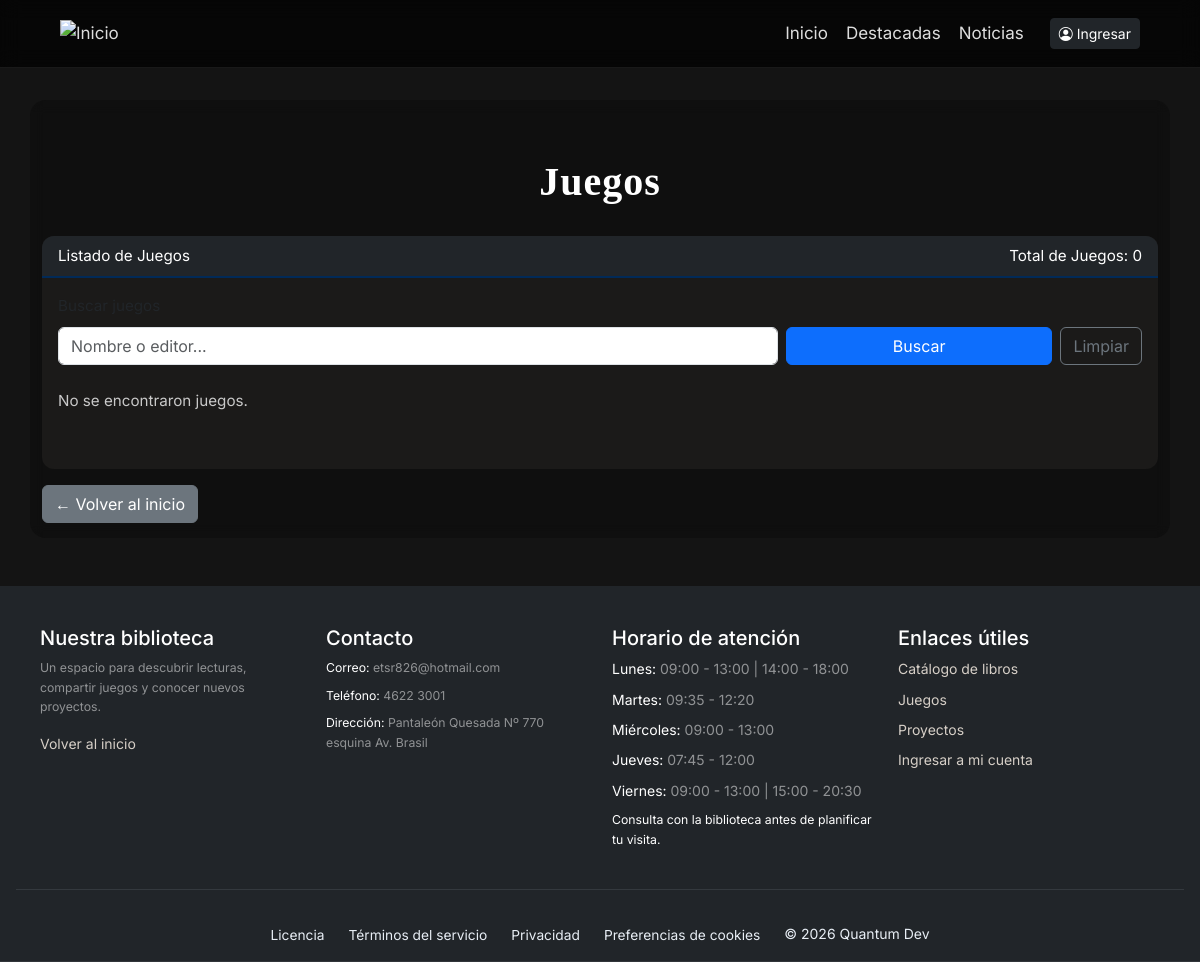
/index.php?accion=listarJuegosP&pagina=5, run on an earlier commit of the app's database.
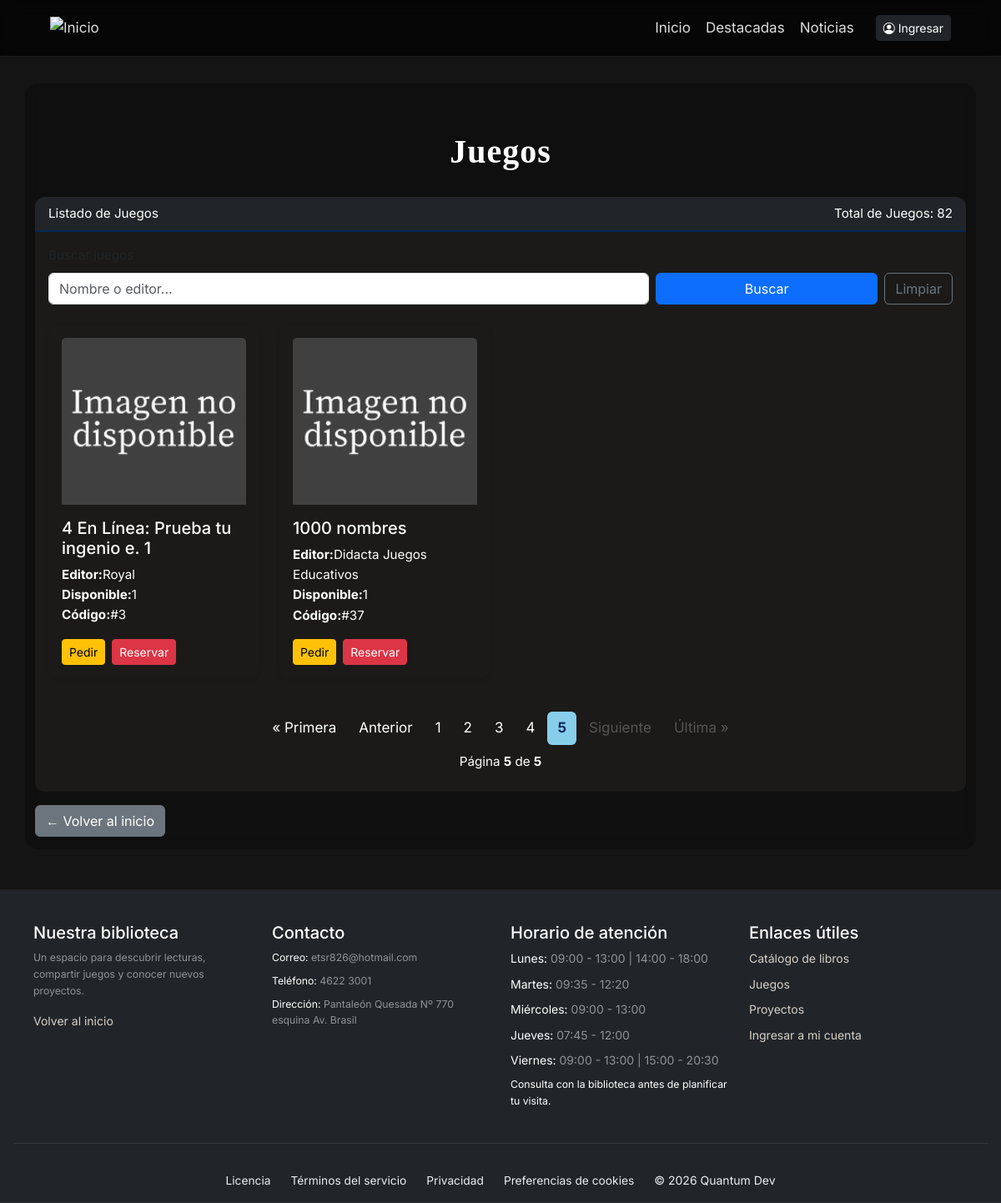
And on a later commit of the database.
### tables this page shows
CREATE TABLE `juegos` (
  `id` int(11) NOT NULL,
  `stock` int(10) UNSIGNED NOT NULL DEFAULT 1,
  `numero_inventario` int(11) NOT NULL,
  `nombre` varchar(255) NOT NULL,
  `contenido` text DEFAULT NULL,
  `editor` varchar(255) DEFAULT NULL,
  `observaciones` text DEFAULT NULL,
  `fecha_referencia` date DEFAULT NULL,
  `disponible` tinyint(1) NOT NULL DEFAULT 1,
  `foto` varchar(255) DEFAULT NULL,
  `anio` smallint(4) DEFAULT NULL,
  `descripcion` text DEFAULT NULL,
  `enriquecido_en` datetime DEFAULT NULL
);

### controllers/JuegoController.php (called while the page is built, shortened)
<?php
function listarJuegosP() {
    global $pdo;
    $buscar = trim((string) ($_GET['buscar'] ?? ''));
    $paginaActual = max(1, (int) ($_GET['pagina'] ?? 1));
    $porPagina = 20;
    $totalRegistros = Juego::contarFiltrados($pdo, $buscar);
    $totalPaginas = max(1, (int) ceil($totalRegistros / $porPagina));
    $paginaActual = min($paginaActual, $totalPaginas);
    $juegos = Juego::buscarPaginado($pdo, $paginaActual, $porPagina, $buscar);
    require __DIR__ . '/../views/juegos/catalogojuegos.php';
}

### models/Juego.php (called while the page is built, shortened)
<?php
class Juego {
    private ?int    $id;
    private string  $nombre;
    private string  $editor;
    private int     $disponible;
    private ?string $foto;
    public function __construct(
        string $nombre,
        string $editor,
        int $stock = 1,
        int $disponible = 1,
        ?int $id = null,
        ?string $foto = null
    ) {
        $this->id = $id;
        $this->nombre = $nombre;
        $this->editor = $editor;
        $this->disponible = $disponible;
        $this->foto = $foto;
    }
    public function getId() {
        return $this->id;
    }
    public function getNombre() {
        return $this->nombre;
    }
    public function getEditor() {
        return $this->editor;
    }
    public function getDisponible() {
        return $this->disponible;
    }
    public function getFoto() {
        return $this->foto;
    }
    private static function desdeFila(array $f): Juego {
        return new Juego(
            $f['nombre'],
            $f['editor'] ?? '',
            (int) ($f['stock'] ?? 1),
            (int) $f['disponible'],
            (int) $f['id'],
            $f['foto'] ?? null
        );
    }
    private static function filtroBusqueda(string $buscar): array {
        if ($buscar === '') {
            return ['', []];
        }
        $like = '%' . $buscar . '%';
        return [
            ' WHERE nombre LIKE :nombre OR editor LIKE :editor',
            [':nombre' => $like, ':editor' => $like],
        ];
    }
    public static function contarFiltrados(PDO $pdo, string $buscar = ''): int {
        [$where, $params] = self::filtroBusqueda($buscar);
        $stmt = $pdo->prepare('SELECT COUNT(*) FROM juegos' . $where);
        $stmt->execute($params);
        return (int) $stmt->fetchColumn();
    }
    public static function buscarPaginado(PDO $pdo, int $pagina, int $porPagina, string $buscar = ''): array {
        [$where, $params] = self::filtroBusqueda($buscar);
        $inicio = (max(1, $pagina) - 1) * $porPagina;
        $stmt = $pdo->prepare(
            'SELECT * FROM juegos' . $where . ' ORDER BY nombre DESC, id ASC LIMIT :inicio, :cantidad'
        );
        $stmt->bindValue(':inicio', $inicio, PDO::PARAM_INT);
        $stmt->bindValue(':cantidad', $porPagina, PDO::PARAM_INT);
        $stmt->execute();
        $juegos = [];
        foreach ($stmt->fetchAll(PDO::FETCH_ASSOC) as $fila) {
            $juegos[] = self::desdeFila($fila);
        }
        return $juegos;
    }
}

### views/juegos/catalogojuegos.php (the view, shortened to what the rows shown need)
<?php require __DIR__ . '/../../includes/header2.php'; ?>
<h1 class="titulo mt-5"><b>Juegos</b></h1>
<div class="card">
    <div class="card-body">
        <div class="row row-cols-1 row-cols-md-2 row-cols-lg-4 g-4">
            <?php foreach ($juegos as $juego): ?>
            <div class="col">
                <div class="card h-100 shadow-sm">
                    <div class="card-body d-flex flex-column">
                             <?php if ($juego->getFoto()): ?>
                                <img src="uploads/juegos/<?= htmlspecialchars($juego->getFoto()) ?>"
                                     alt="Foto de <?= htmlspecialchars($juego->getNombre()) ?>"
                                     class="card-img-top mb-3"
                                     style="height: 200px; withd: 54px;">
                            <?php else: ?>
                                <img src="assets/sin-portada.png"
                                     alt="Foto por defecto"
                                     class="card-img-top mb-3"
                                     style="height: 200px; withd: 54px;">
                            <?php endif; ?>
                    <h5 class="card-title">
                        <?= htmlspecialchars($juego->getNombre()) ?>
                    </h5>
                        <p class="card-text">
                            <b>Editor:</b><?= $juego->getEditor() ?></td><br>
                            <b>Disponible:</b><?= $juego->getDisponible() ?></td><br>
                            <b>Código:</b><span class="juego-id">#<?= $juego->getId() ?></td><br>
                        </p>
                            <div class="mt-auto d-flex gap-2">
                                <a href="index.php?accion=formSolicitudJuego&amp;juego_id=<?= (int) $juego->getId() ?>&amp;tipo=prestamo"
                                   class="btn btn-warning btn-sm">
                                    Pedir
                                </a>
                                <a href="index.php?accion=formSolicitudJuego&amp;juego_id=<?= (int) $juego->getId() ?>&amp;tipo=reserva"
                                   class="btn btn-danger btn-sm">
                                    Reservar
                                </a>
                </div>
            </div>
        </div>
    </div>
                         <?php endforeach; ?>
        </div>
    </div>
<br>
</div>
<?php require __DIR__ . '/../../includes/footer.php'; ?>

What changed in the data, as far as the page shows it:
added juegos: nombre "4 En Línea: Prueba tu ingenio e. 1", editor "Royal", disponible "1", id "3"
added juegos: nombre "1000 nombres", editor "Didacta Juegos Educativos", disponible "1", id "37"
Also different on the page:
$totalRegistros: "0" → "82"
$paginaActual: (not shown) → "5"
$totalPaginas: (not shown) → "5"
text no longer shown: "No se encontraron juegos."
text now shown: "« Primera Anterior Siguiente Última » Página de"
new list line: "1"
new list line: "2"
new list line: "3"
new list line: "4"
new list line: "5"
